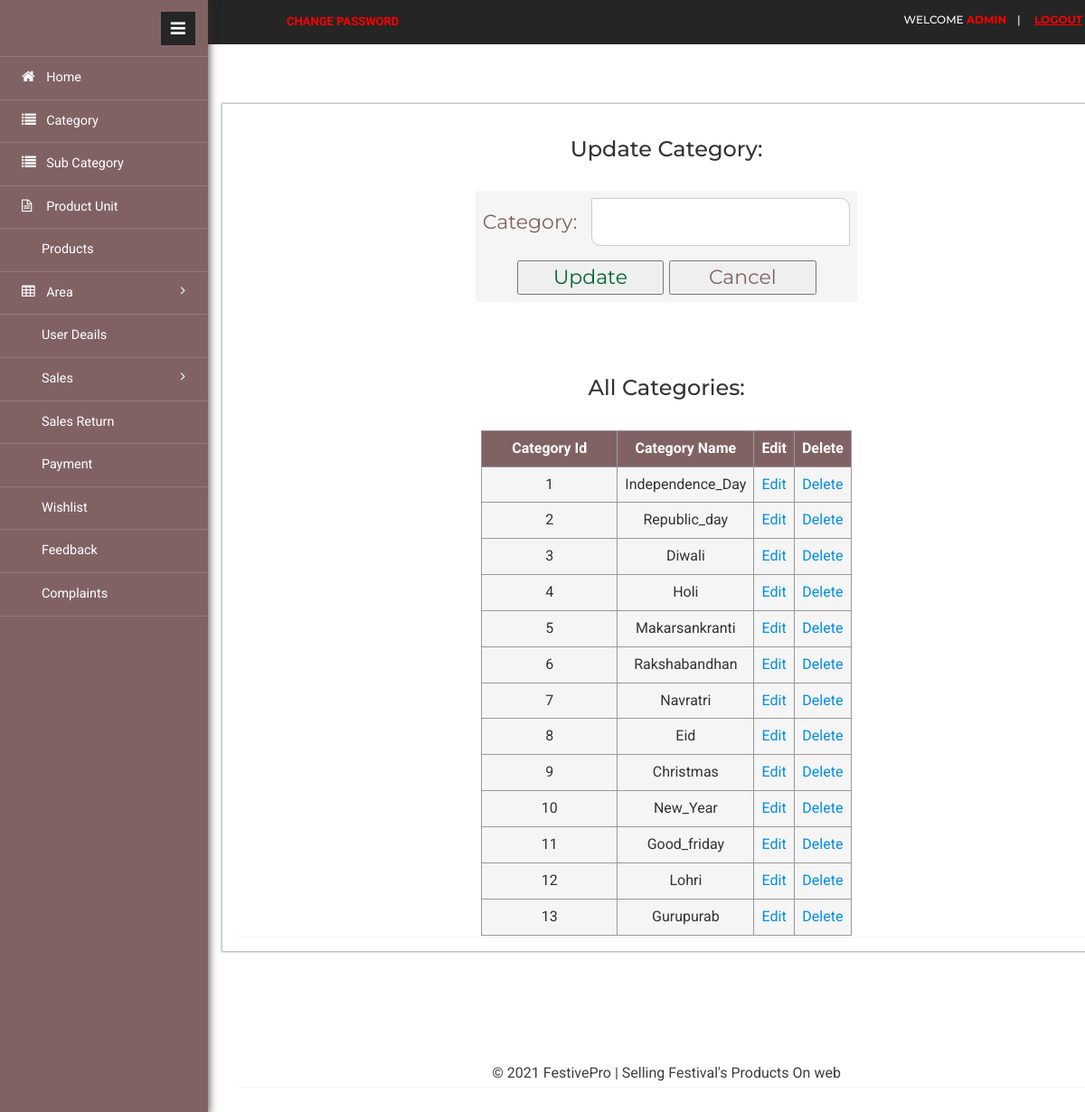
Screenshot of /admin/category_edit.php (signed in) with the database file from the repository.
### tables this page shows
CREATE TABLE `category` (
  `cat_id` int(7) NOT NULL,
  `cat_name` varchar(25) NOT NULL,
  `fest_id` int(7) NOT NULL
);

### admin/category_edit.php (the view, shortened to what this page needs)
		<?php
				include 'include/header.php';
			?>
			<div class="content">
					<div class="monthly-grid">
						<div class="panel panel-widget">
<center><h3 style="color:#333333">Update Category:</h3></center><br>
							<div class="panel-title">
<?php
	$id=$_GET["x"];
	$db=mysqli_query($con,"select * from category where cat_id='$id'");
	$row=mysqli_fetch_array($db);
?>
<div align="center">
<form action="category_update" method="post">
<table>
	<tr>
		<td> Category: </td>
		<td>	<input type="text" name="r1" value='<?php echo $row["cat_name"];?>' />	</td>
	</tr>
	<tr>
		<td colspan="2"> <input type="submit" name="submit" value="Update" />
		<a href="category"><input type="button" value="Cancel" /></a> </td>
	</tr>
</table>
</form>
</div>
<br><br>
							</div>
							<center><h3 style="color:#333333"> All Categories: </h3></center><br>
<?php
$db=mysqli_query($con,"select * from category order by cat_id");
?>
<table border="1" align="center">
  <tr>
    <th>Category Id</th>
    <th>Category Name</th>
	<th>Edit</th>
	<th>Delete</th>
  </tr>
  <?php
  while($row=mysqli_fetch_array($db))
  {
  ?>
  <tr>
    <td><?php echo $row["cat_id"];?></td>
		<td><?php echo $row["cat_name"];?></td>
		<td><a onclick='javascript:confirmationUpdate($(this));return false;'
			href='category_edit.php?x=<?php echo $row["cat_id"];?>'>Edit</a></td>
		<td><a onclick='javascript:confirmationDelete($(this));return false;'
		href='category_delete.php?x=<?php echo $row["cat_id"];?>'>Delete</a></td>
  </tr>
  <?php
  }
   ?>
</table>
						</div>
					</div>
					<div class="content-top">
				<div class="area">
			<?php
				include_once 'include/footer.php';
			?>
			</div>
		</div>
</div>
			<?php
				include_once 'include/slidebar.php';
			?>

### admin/include/table.css (style rules this page uses)
* { box-sizing: border-box; }
input[type=file], input[type=text], input[type=number], input[type=password], input[type=email], select, textarea { width: 100%; padding: 10px; border: 1px solid #ccc; border-radius: 1px 10px; box-sizing: border-box; resize: vertical; caret-color: #816263; color:maroon; white-space:initial; }
input[type=submit] { color:#006633; width:40%; }
input[type=button] { color: #816263; width:40%; }
table { border-collapse: collapse; width:auto; border:thin; border-color:#999999; }
th, td { background-color:#F5F5F5; padding: 8px; text-align:center; overflow:hidden; }
th { background-color: #816263; color: white; }
body { font-family: 'Roboto', sans-serif; }

### rows the page displays
category: cat_id "1", cat_name "Independence_Day"
category: cat_id "2", cat_name "Republic_day"
category: cat_id "3", cat_name "Diwali"
category: cat_id "4", cat_name "Holi"
category: cat_id "5", cat_name "Makarsankranti"
category: cat_id "6", cat_name "Rakshabandhan"
category: cat_id "7", cat_name "Navratri"
category: cat_id "8", cat_name "Eid"
category: cat_id "9", cat_name "Christmas"
category: cat_id "10", cat_name "New_Year"
category: cat_id "11", cat_name "Good_friday"
category: cat_id "12", cat_name "Lohri"
category: cat_id "13", cat_name "Gurupurab"

### other values shown
$_SESSION['client']['r1'] "ADMIN"
